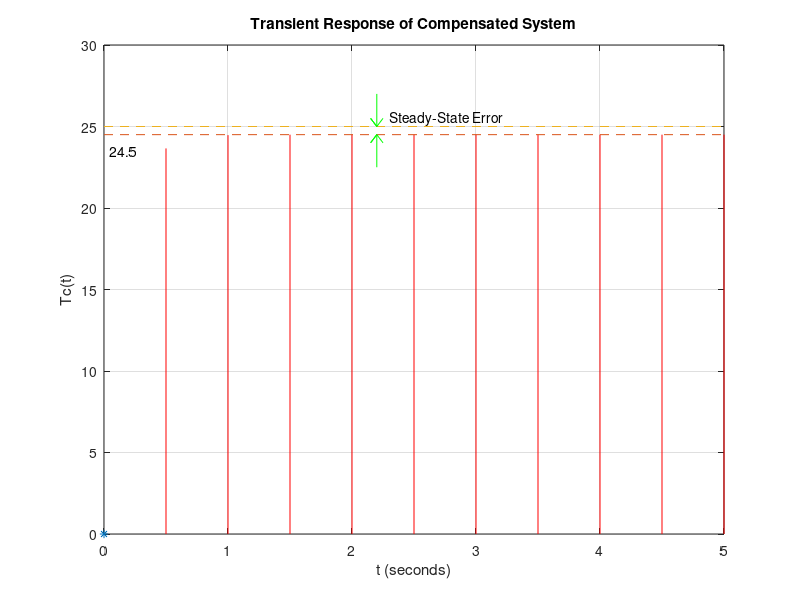

The MATLAB script that drew this image:
num = 23.655; den = [1 -.0345]; t = 0:.5:5;
% The Professional Control Toolbox from MATLAB uses "DSTEP" :
% [y,x] = dstep(num,den,length(t));
[a,b,c,d] = tf2ss(num,den);
u = 1+0*t; u(1) = 0; x = 0*diag(b);
for ii = 2:length(u); x(:,ii) = a*x(:,ii-1)+b*u(:,ii); end;
y = c*x+d*u; x = x.'; y = y.';
axis([0 5 0 30]); plot([1;1]*t,[y*[0 1]]','r-',0,0,'*'); grid; 
axis([0 5 0 30]);
hold on; plot([0 5],24.5*[1 1],'--',[0 5],[25 25],'--'); hold off;
title('Transient Response of Compensated System');
xlabel('t (seconds)'); ylabel('Tc(t)');
text(0,23.5,'  24.5');
hold on; plot([2.2 2.2 2.15 2.2 2.25],[27 25 25.5 25 25.5],'g-'); hold off;
hold on; plot([2.2 2.2 2.15 2.2 2.25],[22.5 24.5 24 24.5 24],'g-'); hold off;
text(2.3,25.5,'Steady-State Error');
